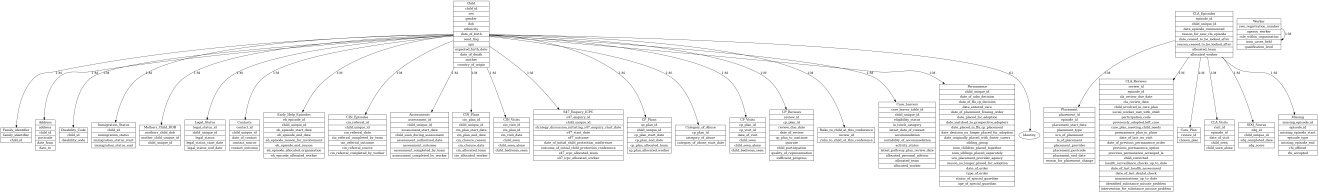
#> input picture assets/erd.png, 7909 x 1155 px, given as the content of the folder data/objects, which was not available (shown at 1/6 size)
$ python generate_html.py
#> lines starting #> are read from the running program, lines starting #| are printed output that depends on the picture
### tools/admin/admin_tools.py
import glob
from PIL import Image
import os
import re

# Dictionary to store returns cats, and associated colour spec so that they
# can be accssed for such as the diagram keys on the web front-end

# Existing      (#CCCCCC) - Light grey
# Local         (#C5E625) - Lime green
# 1aDraft       (#1CFCF2) - Bright cyan
# 1bDraft       (#F57C1D) - Orange
# 1bSpecified   (#FFC91E) - Golden yellow
# 1aRemove      (#FF2114) - Bright red
# 1aNotInCMS    (#F08080) - Light coral

returns_categories = {
    "Existing": {
        "colour": "#CCCCCC",
        "description": "Current returned data",
    },
    "Local": {
        "colour": "#C5E625",
        "description": "Recorded locally but not currently included in any data collections",
    },
    "1aDraft": {
        "colour": "#1CFCF2",
        "description": "Suggested new item for SSD",
    },
    "1bDraft": {
        "colour": "#F57C1D",
        "description": "Suggested new item for one of the 1b projects",
    },
    "1bSpecified": {
        "colour": "#FFC91E",
        "description": "Final specified item for one of the 1b projects",
    },
    "1aRemove": {
        "colour": "#FF2114",
        "description": "Specified item rejected from final spec.",
    },
    "1aNotInCMS": {
        "colour": "#F08080",
        "description": "Currently exists but commonly outside Social Care CMS. (SSD==Placeholder data)",
    },
}


# Dictionary to store the unique SQL variation(s) statement for each database
# used within the SQL generation process
#  date_filter for each database is a function that takes date_field and date_threshold as arguments and returns the appropriate SQL
db_variants = {
    "mysql": {
        "date_filter": lambda date_field, date_threshold: f" WHERE {date_field} >= CURDATE() - INTERVAL {date_threshold} YEAR",
        "use_db": True
    },
    "oracle": {
        "date_filter": lambda date_field, date_threshold: f" WHERE {date_field} >= ADD_MONTHS(SYSDATE, -{date_threshold}*12)",
        "use_db": False
    },
    "sqlserver": {
        "date_filter": lambda date_field, date_threshold: f" WHERE {date_field} >= DATEADD(YEAR, -{date_threshold}, GETDATE())",
        "use_db": True
    },
    "postgresql": {
        "date_filter": lambda date_field, date_threshold: f" WHERE {date_field} >= CURRENT_DATE - INTERVAL '{date_threshold} years'",
        "use_db": False
    },
    "sqlite": {
        "date_filter": lambda date_field, date_threshold: f" WHERE {date_field} >= date('now', '-{date_threshold} years')",
        "use_db": False
    }
}


def get_paths():
    """
    Return a dictionary of paths used in the application.
    """
    paths = {
        'assets': 'assets/',
        'docs': 'docs/',
        'tools': 'tools/',
        'erd_publish': 'docs/imgs/',
        'erd_returns_publish': 'doc/img/erd_returns_maps',
        'erd_objects_publish': 'docs/imgs/erd_data_objects/',
        'yml_data': 'data/objects/',  # yml imports
        'wsite_root':'docs/',
        'wsite_main_images': 'imgs/',
        'wsite_sub_images': 'imgs/erd_data_objects/',
        'returns_maps': 'docs/imgs/returns_maps/',
        'wsite_returns_maps': 'imgs/returns_maps/',
        'data_specification': 'docs/admin/data_objects_specification.csv',
        'change_log': 'docs/admin/ssd_change_log.csv'
    }
    return paths


def resize_images(folder_path, target_width, quality=90):
    """
    Resizes/optimises imgs in given dir. Function added to better enable web publishing of
    erd imgs and ensure front-end reporting performs better. In/out file type is embedded as .png

    Args:
        folder_path (str): Path to images to be optimised
        target_width (int): Aimed for width size of resultant images post-processing.
        quality (int): Value 1-100 as % of quality to maintain.

    Returns:
        N/a, images are saved in place.

    """
#> called with folder_path = 'docs/imgs/erd_data_objects/', target_width = 300, quality = 80
    for file_path in glob.glob(os.path.join(folder_path, '*.png')):
        img = Image.open(file_path)
#> img is the input picture: PIL image 7909x1155 RGBA; mean R, G, B, A 246, 246, 246, 254.9
        current_width, current_height = img.size
#> current_width = 7909; current_height = 1155
        target_height = int((current_height / current_width) * target_width)
#> target_height = 43
        resized_img = img.resize((target_width, target_height), resample=Image.LANCZOS)
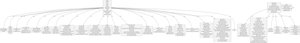
#> resized_img: PIL image 300x43 RGBA; mean R, G, B, A 245.5, 245.5, 245.5, 255; transparent parts drawn white
        resized_img.save(file_path, format='PNG', optimize=True, quality=quality)


# [30 lines left out: function clean_fieldname_data, not called in this run]

### tools/generate_html.py
import glob
import yaml
import base64
import subprocess
import datetime
from PIL import Image
import os

from admin.admin_tools import get_paths  # get project defined file paths
from admin.admin_tools import resize_images

paths = get_paths()
erd_objects_path = paths['wsite_sub_images']
erd_overview_path = paths['wsite_main_images']
yml_import_path = paths['yml_data']

overview_erd_filename = "ssd_erd.png"

# Calculate main image width
main_image_width = "85%"  # Adjust the padding as needed

# Sub-Image width (adjust as needed)
image_width = "300px"

# Define page title and intro text
page_title_str = "SSD Data Model Documentation"
page_intro_str = "Project 1a. Standard Safeguarding Dataset. Data objects/item definitions published towards iterative review."

notes_str = "Right click and open the image in a new browser tab to zoom/magnify/scroll object level detail. Data item/field reference numbers [SSD0000] enable specific referencing."
repo_link_back_str = "https://github.com/data-to-insight/ssd-data-model/blob/main/README.md"


html_content = "<html><head><style>"
html_content += "body { margin: 20px; }"
html_content += "table { border-collapse: collapse; width: 100%; margin: auto; table-layout: fixed; }"  # Set width to 100% and table-layout to fixed
html_content += "th, td { text-align: left; padding: 8px; word-wrap: break-word; border: 1px solid #ddd; }"
html_content += "th { background-color: #f2f2f2; }"
html_content += "th.image-column { width: " + str(image_width) + "; }"
html_content += "th.field-ref-column { width: 100px; }"
html_content += "th.data-item-column { width: 30%; }"
html_content += "th.field-column { width: 20%; }"
html_content += "th.cms-column { width: 15%; }"
html_content += "th.categories-column { width: 15%; }"
html_content += "th.returns-column { width: 20%; }"
html_content += ".last-updated-container { display: flex; align-items: center; }"
html_content += ".last-updated-text { font-weight: bold; margin-right: 5px; }"
html_content += ".repo-link { text-decoration: none; }"
html_content += "</style></head><body>"
html_content += f"<h1>{page_title_str}</h1>"
html_content += f"<p>{page_intro_str}</p>"
html_content += "<div style='padding: 2px;'>"

# Last updated and link section
html_content += "<div class='last-updated-container'>"
html_content += f"<span class='last-updated-text'>Last updated:</span>"
html_content += f"<span class='last-updated-date'>{datetime.datetime.now().strftime('%d-%m-%Y %H:%M')}</span>"
html_content += f"<a href='{repo_link_back_str}' class='repo-link'>| SSD Github</a>"
html_content += "</div>"

# Object Overview section
html_content += "<h1>Objects Overview:</h1>"
html_content += f"<p>{notes_str}</p>"
html_content += "<div id='table-container'>"  # Add id attribute to the table container
html_content += f'<img id="main-image" src="{erd_overview_path}{overview_erd_filename}" alt="Data Objects Overview" style="max-width: 100%; margin-bottom: 20px;">'  # Set max-width to 100% and remove margin-right
html_content += "</div>"
html_content += "</div>"

# Object Data Points Overview section
html_content += "<h1>Object Data Points Overview:</h1>"

# Read the YAML files
for file_path in glob.glob(f'{yml_import_path}*.yml'):
    with open(file_path) as f:
        data = yaml.safe_load(f)
        nodes = data.get('nodes', [])
        if nodes:
            entity_name = nodes[0]['name']
            html_content += "<div>"
            html_content += f"<h2 style='text-align: left; margin-top: 20px;'>Object name: {entity_name}</h2>"
            html_content += "<div style='display: flex; align-items: flex-start;'>"
            html_content += f'<img src="{erd_objects_path}{entity_name}.png" alt="{entity_name}" style="width: {image_width}; margin-right: 20px;">'
            html_content += "<div style='padding-bottom: 50px;'>"
            html_content += "<table style='border-collapse: collapse; border: none;'>"
            html_content += "<colgroup>"
            html_content += "<col style='width: 10%;'/>"  # Set width for field-ref-column
            html_content += "<col style='width: 30%;'/>"  # Set width for data-item-column
            html_content += "<col style='width: 20%;'/>"  # Set width for field-column
            html_content += "<col style='width: 10%;'/>"  # Set width for cms-column
            html_content += "<col style='width: 15%;'/>"  # Set width for categories-column
            html_content += "<col style='width: 15%;'/>"  # Set width for returns-column
            html_content += "</colgroup>"
            html_content += "<tr><th class='field-ref-column'>Field Ref</th><th class='data-item-column'>Data Item Name / Field</th><th class='field-column'>Field</th><th class='cms-column'>Exists in CMS</th><th class='categories-column'>Data Category Group(s)</th><th class='returns-column'>Returns</th></tr>"
            for field in nodes[0]['fields']:
                field_ref = field.get('field_ref', '')
                field_name = field['name']
                cms_data = ', '.join(field.get('cms', []))
                categories_data = ', '.join(field.get('categories', []))
                returns_data = ', '.join(field.get('returns', []))
                html_content += f"<tr><td>{field_ref}</td><td>{field_name}</td><td>{field_name}</td><td>{cms_data}</td><td>{categories_data}</td><td>{returns_data}</td></tr>"
            html_content += "</table>"
            html_content += "</div>"
            html_content += "</div>"
            html_content += "</div>"
            html_content += "<hr style='border: none; border-top: 1px solid #ddd; margin-bottom: 20px;'>"

# Close HTML tags
html_content += "</body></html>"

html_content += "<script>"
html_content += "window.addEventListener('load', function() {"
html_content += "  var tableContainer = document.getElementById('table-container');"
html_content += "  var mainImage = document.getElementById('main-image');"
html_content += "  mainImage.style.maxWidth = tableContainer.offsetWidth + 'px';"
html_content += "});"
html_content += "</script>"

with open(paths['wsite_root'] + 'index.html', 'w') as f:
    f.write(html_content)

# Resize & optimise images for web publishing.
# Other/above methods only reduce to width/size of longest text data on row(s)
resize_images(paths['erd_objects_publish'], target_width=300, quality=80)  # each entity object
resize_images(paths['wsite_root'], target_width=5000, quality=100)  # overview erd image

$ run again, on assets/submission and collection.png
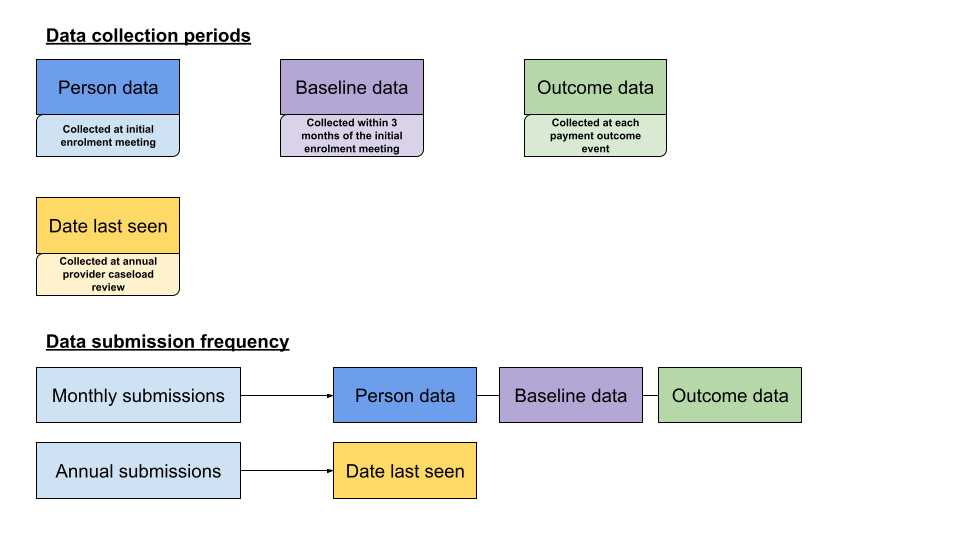
#> input picture assets/submission and collection.png, 960 x 540 px, given as the content of the folder data/objects, which was not available
#> in resize_images, img is the input picture: PIL image 960x540 RGBA; mean R, G, B, A 37.4, 39.2, 38.6, 56.7
#> in resize_images, `resized_img = img.resize((target_width, target_height), resample=Image..`:
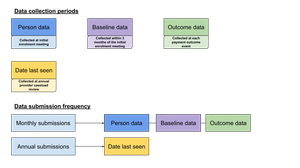
#> resized_img: PIL image 300x168 RGBA; mean R, G, B, A 42.5, 44.6, 43.8, 56.8; transparent parts drawn white
#> in resize_images (call 2), `resized_img = img.resize((target_width, target_height), resample=Image..`:
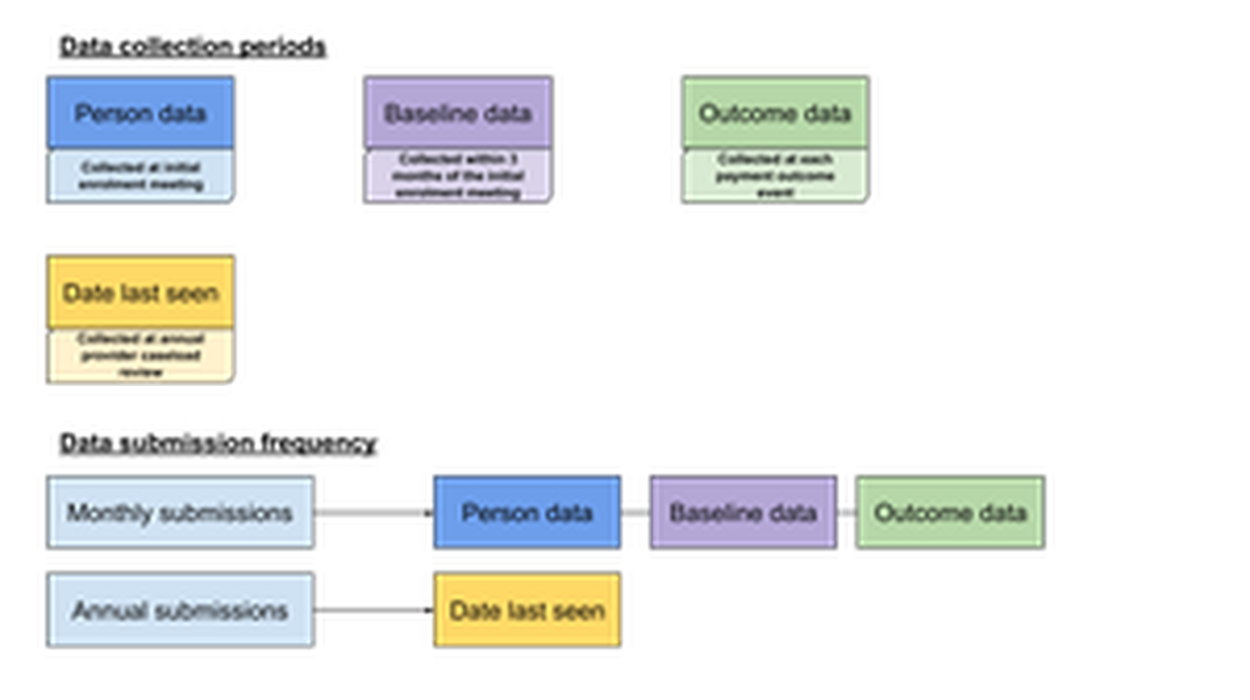
#> resized_img: PIL image 5000x2800 RGBA (shown at 1/4 size); mean R, G, B, A 42.3, 44.5, 43.7, 56.9; transparent parts drawn white

$ run again, on assets/submission_and_collection.png
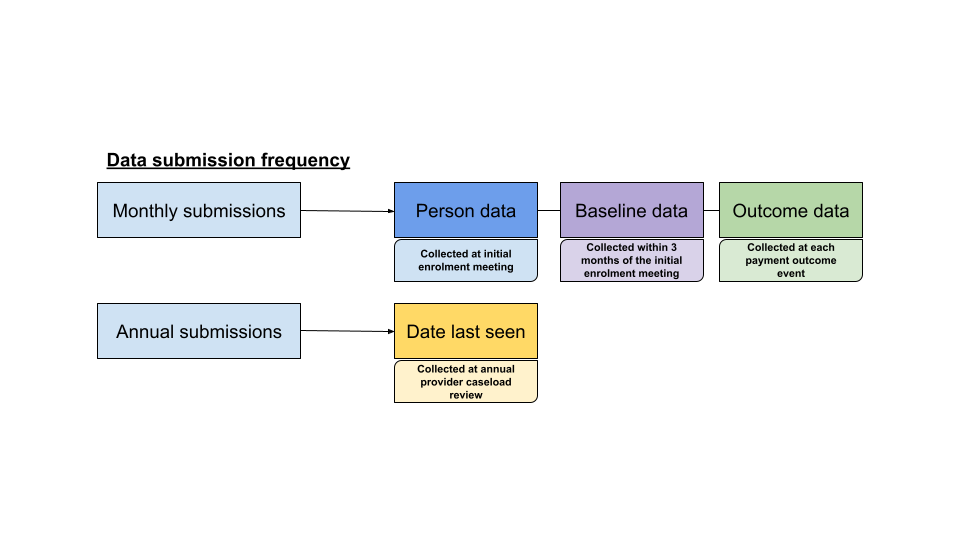
#> input picture assets/submission_and_collection.png, 960 x 540 px, given as the content of the folder data/objects, which was not available
#> in resize_images, img is the input picture: PIL image 960x540 RGBA; mean R, G, B, A 27.1, 28.5, 28.4, 40.2
#> in resize_images, `resized_img = img.resize((target_width, target_height), resample=Image..`:
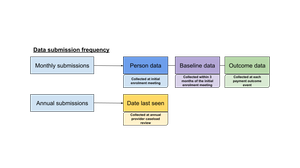
#> resized_img: PIL image 300x168 RGBA; mean R, G, B, A 30.1, 31.6, 31.4, 40.2; transparent parts drawn white
#> in resize_images (call 2), `resized_img = img.resize((target_width, target_height), resample=Image..`:
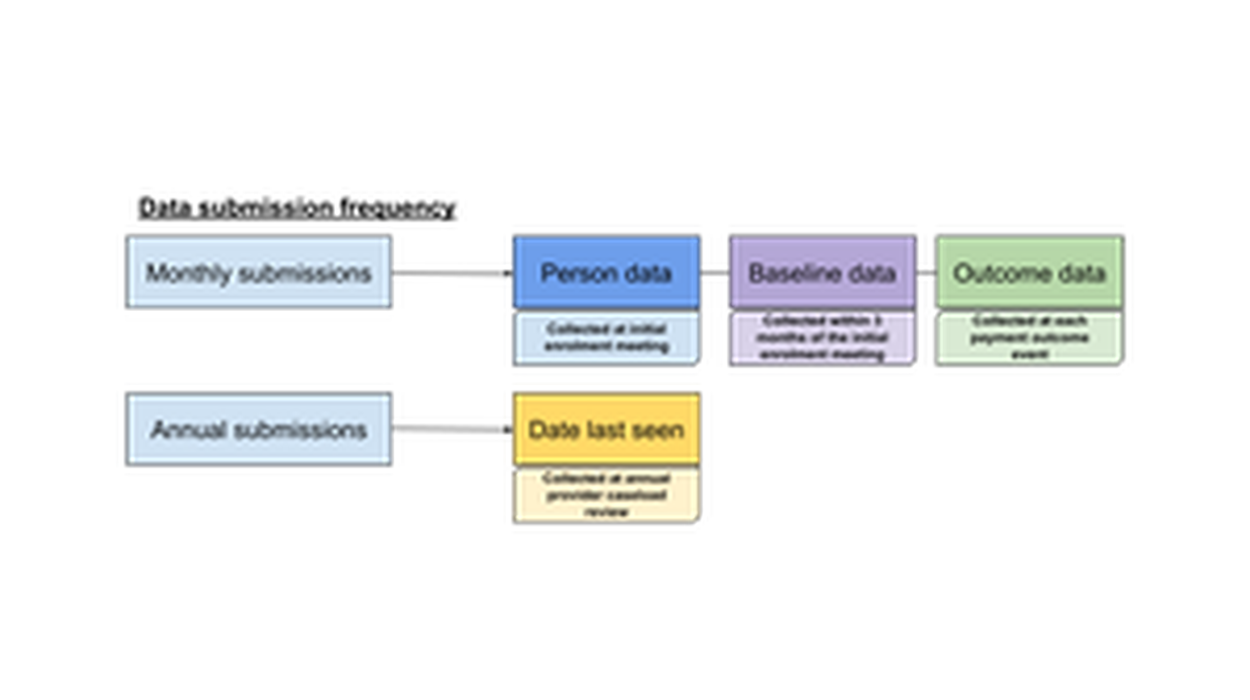
#> resized_img: PIL image 5000x2800 RGBA (shown at 1/4 size); mean R, G, B, A 30.8, 32.3, 32.2, 40.2; transparent parts drawn white
